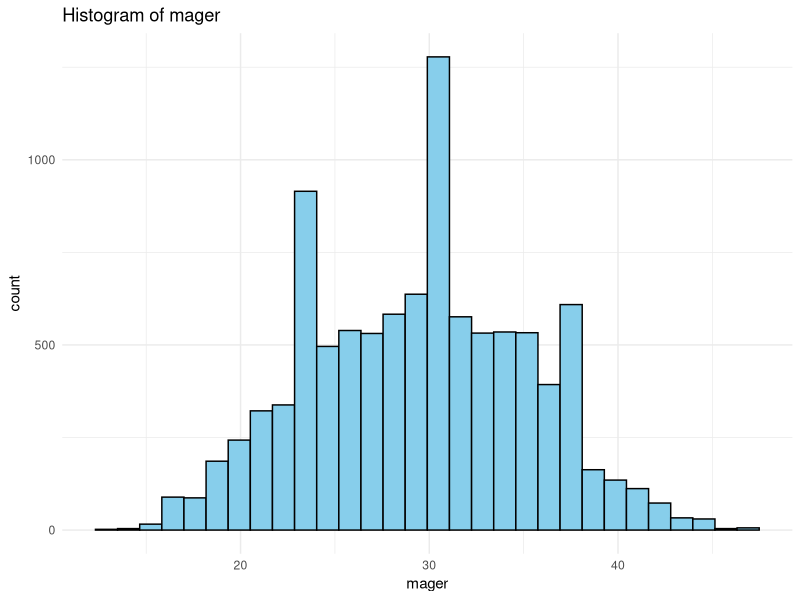
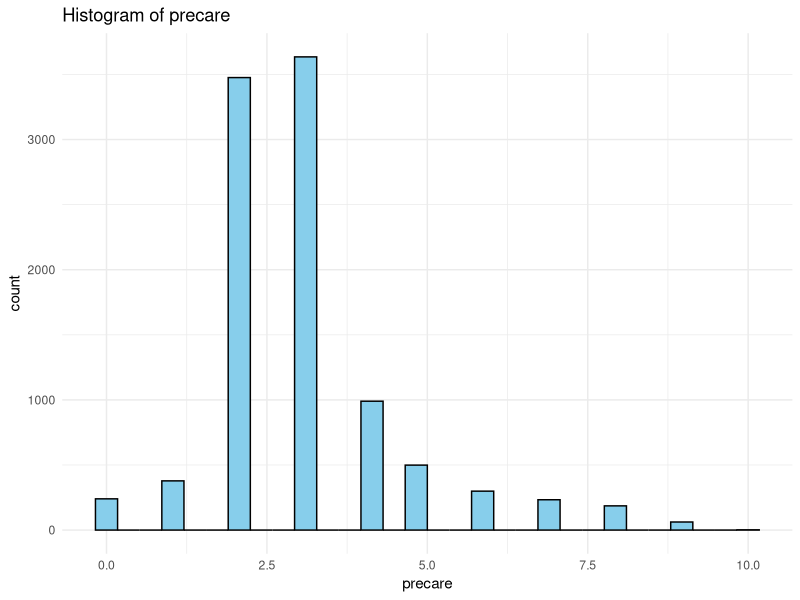
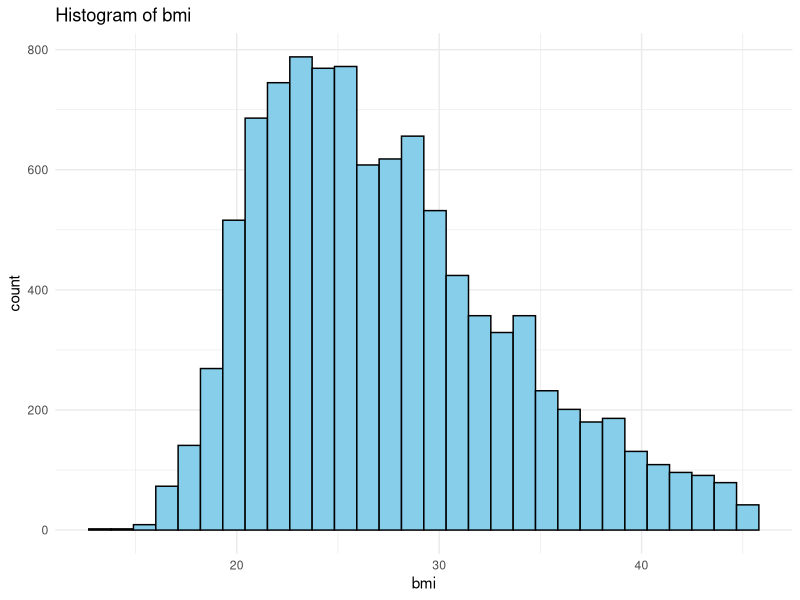
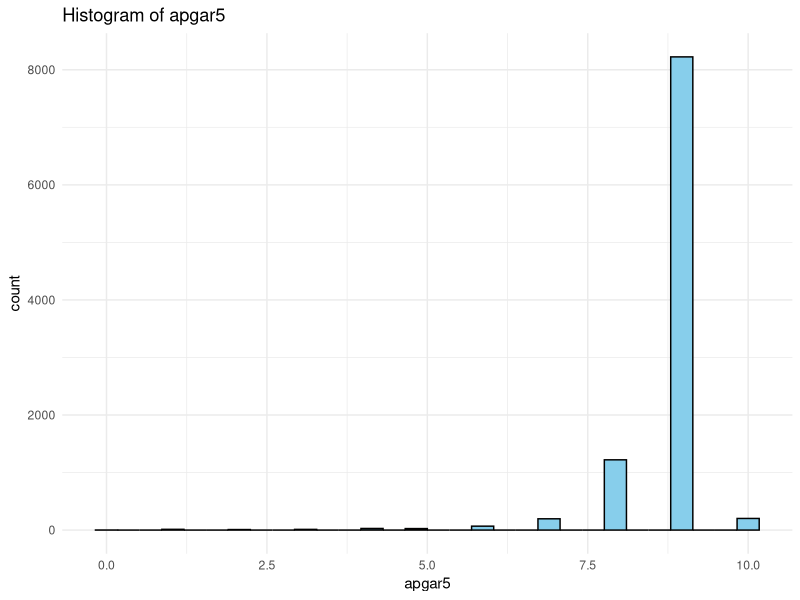
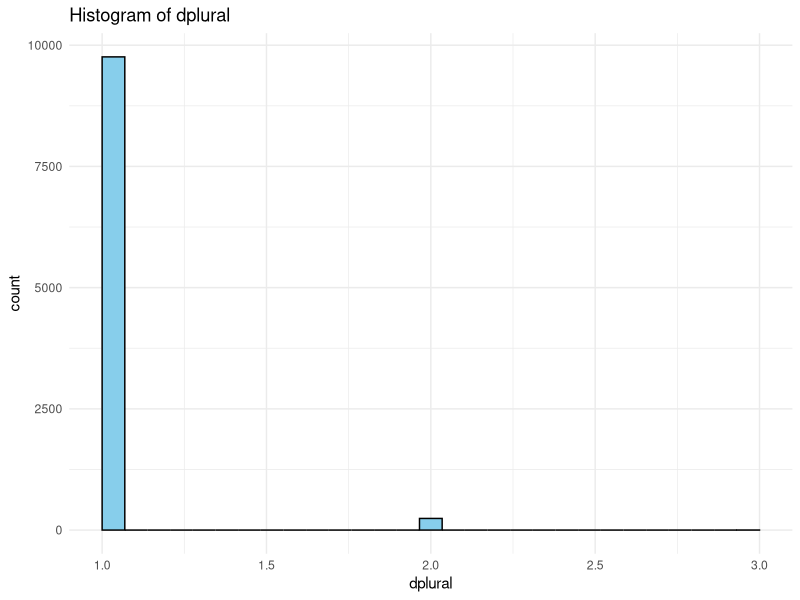
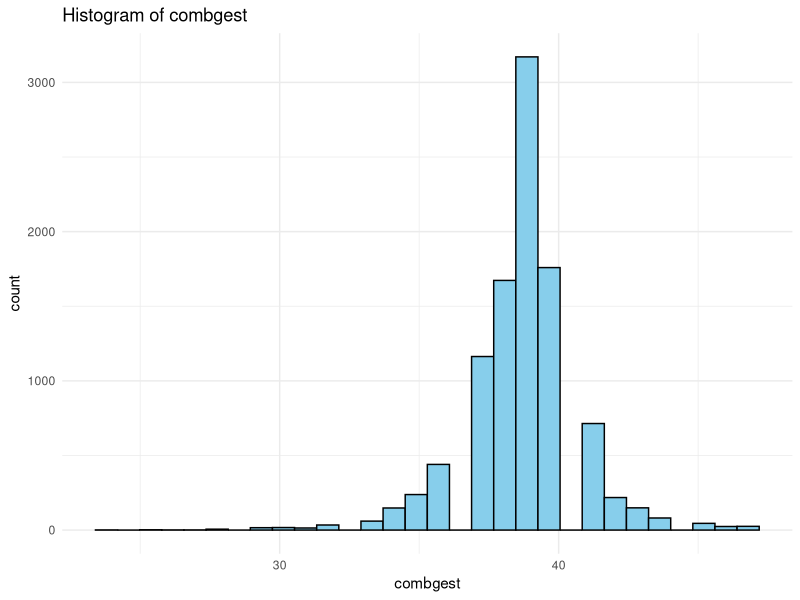
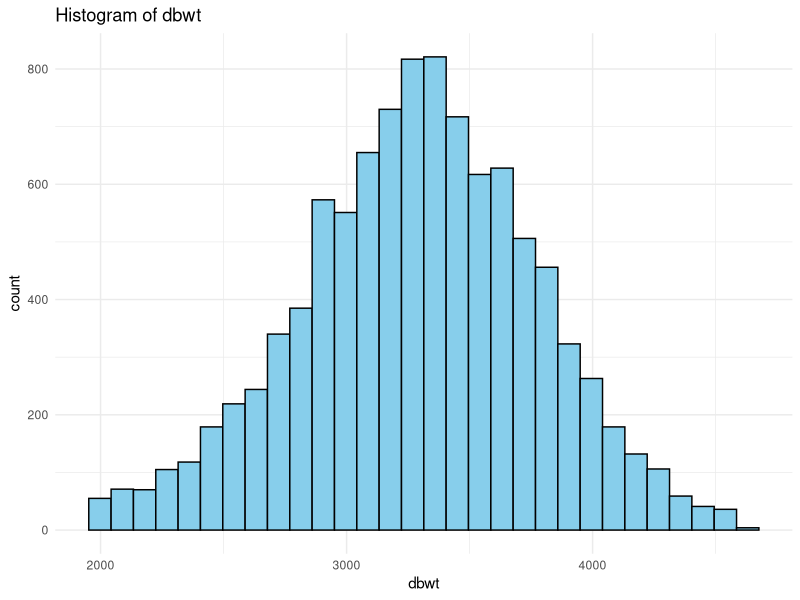

R code for these plots, in order: (Note: this script raises an error after producing the figures.)
library(tidyverse)
library(ggplot2)
library(dplyr)

df <- read.csv("natality_cleaned.csv")
head(df)

#histograms for numeric columns 
number_columns <- df %>% select(where(is.numeric)) %>% colnames()

for (col in number_columns) {
  print(
    ggplot(df, aes_string(x=col)) +
      geom_histogram(bins = 30, fill = "skyblue", color = "black") + 
      ggtitle(paste("Histogram of", col)) + 
      theme_minimal()
  )
}

#density KDE plots 
for (col in number_cols) {
  print(
    ggplot(df, aes_string(x = col)) + 
      geom_density(fill = "lightgreen", alpha = 0.5) + 
      ggtitle(paste("Density Plot of", col)) + 
      theme_minimal()
  )
}

#violin plots (outcome vs. chronic condition)
outcome_columns <- c("birth_weight")

for (var in outcome_columns) {
  print(
    ggplot(df, aes(x=factor(chronic_condition), y = .data[[var]])) +
      geom_violin(fill = "plum", alpha = 0.6) + 
      geom_boxplot(width = 0.15, outlier.color = "red") + 
      labs(
        x = "Chronic Condition (0 = No, 1 = Yes)", 
        y = var,
        title = paste("Violin Plot of", var, "by Chronic Condition")
      ) + 
      theme_minimal()
  )
}

#t-test: chronic vs non-chronic
outcome <- "birth_weight"

group1 <- df %>% filter(chronic_condition == 1) %>% pull(outcome)
group2 <- df %>% filter(chronic_condition == 0) %>% oull(outcome)

t_test_result <- t.test(group1, group2)

print("T-test Results:")
print(t_test_result)


